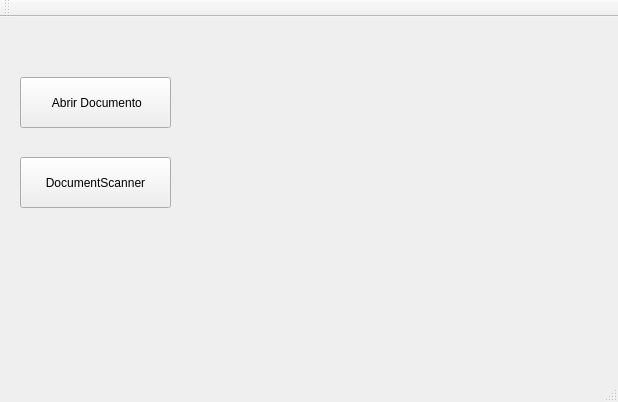
<?xml version="1.0" encoding="UTF-8"?>
<ui version="4.0">
 <class>MainWindow</class>
 <widget class="QMainWindow" name="MainWindow">
  <property name="geometry">
   <rect>
    <x>0</x>
    <y>0</y>
    <width>618</width>
    <height>402</height>
   </rect>
  </property>
  <property name="windowTitle">
   <string>MainWindow</string>
  </property>
  <widget class="QWidget" name="centralWidget">
   <widget class="QPushButton" name="openButton">
    <property name="geometry">
     <rect>
      <x>20</x>
      <y>60</y>
      <width>151</width>
      <height>51</height>
     </rect>
    </property>
    <property name="text">
     <string> Abrir Documento</string>
    </property>
   </widget>
   <widget class="QPushButton" name="processButton">
    <property name="geometry">
     <rect>
      <x>20</x>
      <y>140</y>
      <width>151</width>
      <height>51</height>
     </rect>
    </property>
    <property name="text">
     <string>DocumentScanner</string>
    </property>
   </widget>
   <widget class="QLabel" name="label">
    <property name="geometry">
     <rect>
      <x>230</x>
      <y>20</y>
      <width>361</width>
      <height>281</height>
     </rect>
    </property>
    <property name="text">
     <string/>
    </property>
   </widget>
  </widget>
  <widget class="QMenuBar" name="menuBar">
   <property name="geometry">
    <rect>
     <x>0</x>
     <y>0</y>
     <width>618</width>
     <height>22</height>
    </rect>
   </property>
  </widget>
  <widget class="QToolBar" name="mainToolBar">
   <attribute name="toolBarArea">
    <enum>TopToolBarArea</enum>
   </attribute>
   <attribute name="toolBarBreak">
    <bool>false</bool>
   </attribute>
  </widget>
  <widget class="QStatusBar" name="statusBar"/>
 </widget>
 <layoutdefault spacing="6" margin="11"/>
 <resources/>
 <connections/>
</ui>
